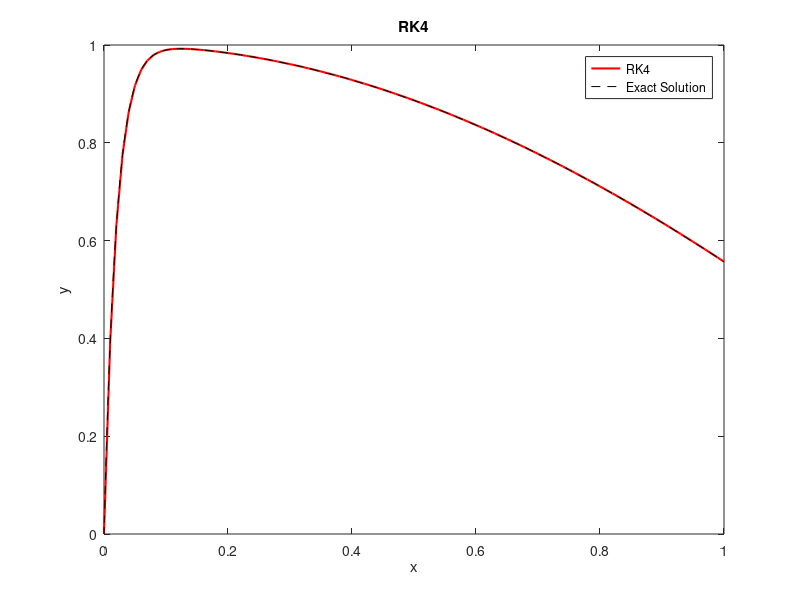

MATLAB code to generate this figure:
clc; clear all; close all;
f = @(x,y) (-50*(y-cos(x)));
h = 0.01;
N = 1/h;
x = linspace(0,1,N+1);
y = zeros(1,N+1);
y(1) = 0;
for n = 1:N
    k1 = f(x(n),y(n));
    k2 = f(x(n)+(h/2),y(n)+(h*k1/2));
    k3 = f(x(n)+(h/2),y(n)+(h*k2/2));
    k4 = f(x(n)+h, y(n) + h*k3);
    y(n+1) = y(n) + h*((1/6)*k1 + (1/3)*k2 + (1/3)*k3 + (1/6)*k4);
end
figure
plot(x,y,'r','LineWidth',1.5)
hold on

xspan = [0 1];
y0 = 0;
h = 0.01;
N = 1/h;
[x,y] = ode45(@(x,y) f(x,y), xspan, y0);
plot(x,y,'--k')
legend('RK4', 'Exact Solution')
title('RK4')
xlabel('x')
ylabel('y')